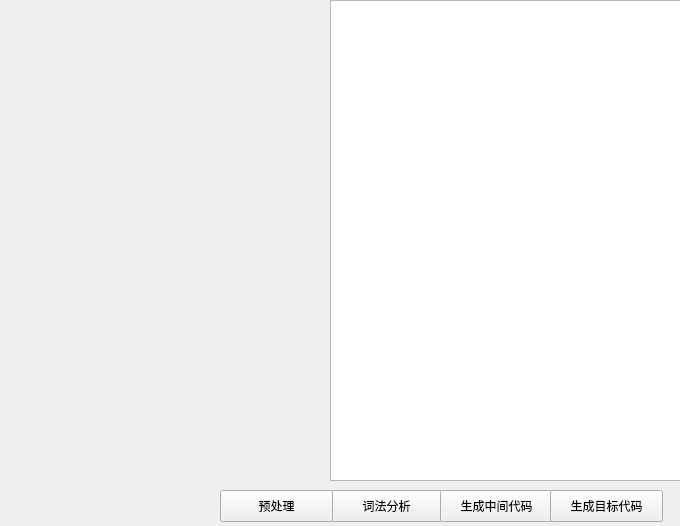
<?xml version="1.0" encoding="UTF-8"?>
<ui version="4.0">
 <class>MainWindow</class>
 <widget class="QMainWindow" name="MainWindow">
  <property name="geometry">
   <rect>
    <x>0</x>
    <y>0</y>
    <width>680</width>
    <height>526</height>
   </rect>
  </property>
  <property name="sizePolicy">
   <sizepolicy hsizetype="Preferred" vsizetype="Preferred">
    <horstretch>0</horstretch>
    <verstretch>0</verstretch>
   </sizepolicy>
  </property>
  <property name="windowTitle">
   <string>LL1非递归的语法制导翻译</string>
  </property>
  <widget class="QWidget" name="centralwidget">
   <property name="enabled">
    <bool>true</bool>
   </property>
   <widget class="QWidget" name="gridLayoutWidget">
    <property name="geometry">
     <rect>
      <x>0</x>
      <y>0</y>
      <width>331</width>
      <height>481</height>
     </rect>
    </property>
    <layout class="QGridLayout" name="gridLayout_src"/>
   </widget>
   <widget class="QPlainTextEdit" name="plainTextEdit_out">
    <property name="geometry">
     <rect>
      <x>330</x>
      <y>0</y>
      <width>351</width>
      <height>481</height>
     </rect>
    </property>
   </widget>
   <widget class="QPushButton" name="lexicalButton">
    <property name="geometry">
     <rect>
      <x>330</x>
      <y>490</y>
      <width>113</width>
      <height>32</height>
     </rect>
    </property>
    <property name="text">
     <string>词法分析</string>
    </property>
   </widget>
   <widget class="QPushButton" name="preprocessButton">
    <property name="geometry">
     <rect>
      <x>220</x>
      <y>490</y>
      <width>113</width>
      <height>32</height>
     </rect>
    </property>
    <property name="text">
     <string>预处理</string>
    </property>
   </widget>
   <widget class="QPushButton" name="grammarButton">
    <property name="geometry">
     <rect>
      <x>440</x>
      <y>490</y>
      <width>113</width>
      <height>32</height>
     </rect>
    </property>
    <property name="text">
     <string>生成中间代码</string>
    </property>
   </widget>
   <widget class="QPushButton" name="pushButton_4">
    <property name="geometry">
     <rect>
      <x>550</x>
      <y>490</y>
      <width>113</width>
      <height>32</height>
     </rect>
    </property>
    <property name="text">
     <string>生成目标代码</string>
    </property>
   </widget>
  </widget>
 </widget>
 <resources/>
 <connections/>
</ui>
